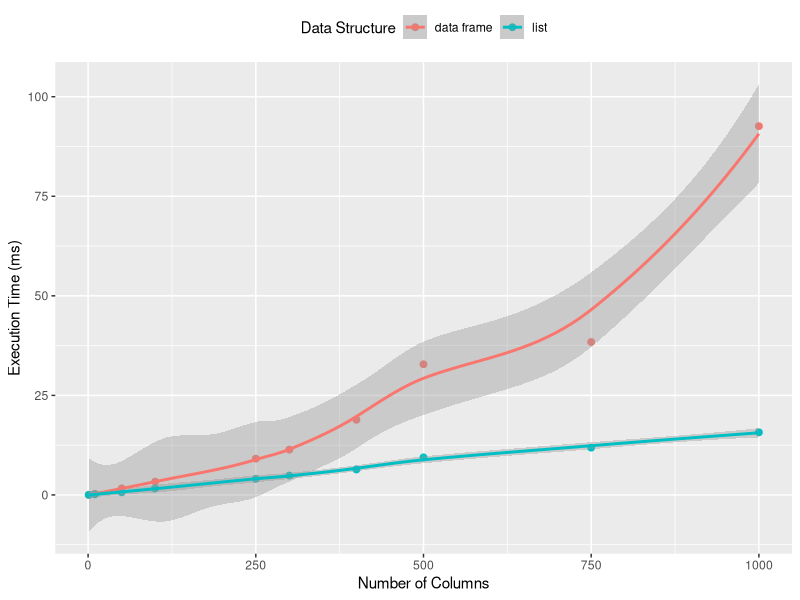

This chart was generated by the following R code: (Note: this script raises an error after producing the figure.)
library("lobstr")

# two exceptions to copy-on-modify, resulting in in-place modification instead
# objects with a single name bound to them are modified in-place
# environments are always modified in-place

v <- c(1, 2, 3)
ref(v)
cat(tracemem(v), "\n")

v[[3]] <- 4
ref(v)

# R may make in-place modification for optimization or it may not
# R maintains reference counts, counting 0, 1, or many bindings for an object
# removing a binding from an object with 2 bindings
# still results in an object with "many" bindings according to R
# so R may still make copies for objects with only one binding

# calling most functions makes a reference to the object
# primitive C functions found in base package are an exception

# for loops in R tend to be slow due to copies being made each loop
x <- data.frame(matrix(runif(5 * 1e4), ncol = 5))
medians <- vapply(x, median, numeric(1))

for (i in seq_along(medians)){
  x[[i]] <- x[[i]] - medians[[i]]
}

# three copies of data frame are made in each loop
# two are made due to [[]], a third copy is made
# due to reference count of x increasing by 1 as a result of using [[]]
cat(tracemem(x), "\n")
for (i in 1:5){
  x[[i]] <- x[[i]] - medians[[i]]
}
untracemem(x)

# reduce number of copies by using list instead of data frame
# lists use C code for modification, reference count is not incremented
y <- as.list(x)
cat(tracemem(y), "\n")

for (i in 1:5){
  y[[i]] <- y[[i]] - medians[[i]]
}

# easy to determine when a copy is being made, hard to prevent it
# rewriting functions in C++ may be a feasible solution to avoid copies

# environments are always modified in place, covered further in chapter 7
# reference semantics - any existing bindings to a given environment
# continue to have the same reference even after the environment is modified

e1 <- rlang::env(a = 1, b = 2, c = 3)
e2 <- e1

# modifying the value bound to c in e1, accessing modified value from e2
e1$c <- 4
e2$c

# use behavior to build functions that "remember" previous states

# environments may contain themselves
e <- rlang::env()
e$self <- e
ref(e)

# garbage collector frees up memory by deleting unused objects
# R uses tracing garbage collector, identifying reachable objects
# from global environment by recursively searching references

# GC runs automatically whenever more memory is needed for new object
# use gcinfo(TRUE) to get messages printed when garbage collector runs

# can force garbage collection with gc(), but not needed
# may be desirable for returning memory to OS for other programs
# or finding out how much memory is currently being used by R
gc()

# lobstr::mem_used() is a wrapper around gc(), prints total bytes used
mem_used()

# numbers differ between the two functions for a few reasons

# mem_used() includes objects created by R but not by the R interpreter

# R and OS do not reclaim memory until actually needed
# R may still hold on to memory until OS asks for it back

# memory fragmentation - gaps between objects in memory
# created as a result of deleted objects

# -------------------------------------------------------------------------

# 1. Explain why the following code doesn’t create a circular list.
x <- list()
obj_addr(x)
tracemem(x)
x[[1]] <- x
obj_addr(x)
obj_addr(x[[1]])

# list is copied on modification, so x points to copy
# and x[[1]] points to original empty list, x before modification

# 2. Wrap the two methods for subtracting medians into two functions,
# then use the bench package to carefully compare their speeds.
# How does performance change as the number of columns increase?

# function for creating random dataframe
create_random_df <- function(nrow, ncol) {
  random_matrix <- matrix(runif(nrow * ncol), nrow = nrow)
  as.data.frame(random_matrix)
}

# subtract medians from data frame column
subtract_df <- function(x, medians) {
  for (i in seq_along(medians)) {
    x[[i]] <- x[[i]] - medians[[i]]
  }
  x
}

# subtract medians from list
subtract_list <- function(x, medians) {
  x <- as.list(x)
  x <- subtract_df(x, medians)
  list2DF(x)
}

benchmark_medians <- function(ncol) {
  df <- create_random_df(nrow = 1e4, ncol = ncol)
  medians <- vapply(df, median, numeric(1), USE.NAMES = FALSE)
  
  bench::mark(
    "data frame" = subtract_df(df, medians),
    "list" = subtract_list(df, medians),
    time_unit = "ms"
  )
}

benchmark_medians(1)

results <- bench::press(
  ncol = c(1, 10, 50, 100, 250, 300, 400, 500, 750, 1000),
  benchmark_medians(ncol)
)

library(ggplot2)

ggplot(
  results,
  aes(ncol, median, col = attr(expression, "description"))
) +
  geom_point(size = 2) +
  geom_smooth() +
  labs(
    x = "Number of Columns",
    y = "Execution Time (ms)",
    colour = "Data Structure"
  ) +
  theme(legend.position = "top")

# execution time is slower when working with data frames directly
# as number of columns increases

# 3. What happens if you attempt to use tracemem() on an environment?
e <- rlang::env()
tracemem(e)

# error is thrown - tracemem is not useful for environment objects
# this is because environment objects are always modified in-place

# Quiz answers

# 1. Use backticks to quote non-syntactic names.
df <- data.frame(runif(3), runif(3))
names(df) <- c(1, 2)

df$`3` <- df$`1` + df$`2`
df


# 2. y is about 8 MB.
x <- runif(1e6)
y <- list(x, x, x)
obj_size(y)

# 3. a is copied when b is modified.
a <- c(1, 5, 3, 2)
tracemem(a)
b <- a
b[[1]] <- 10
